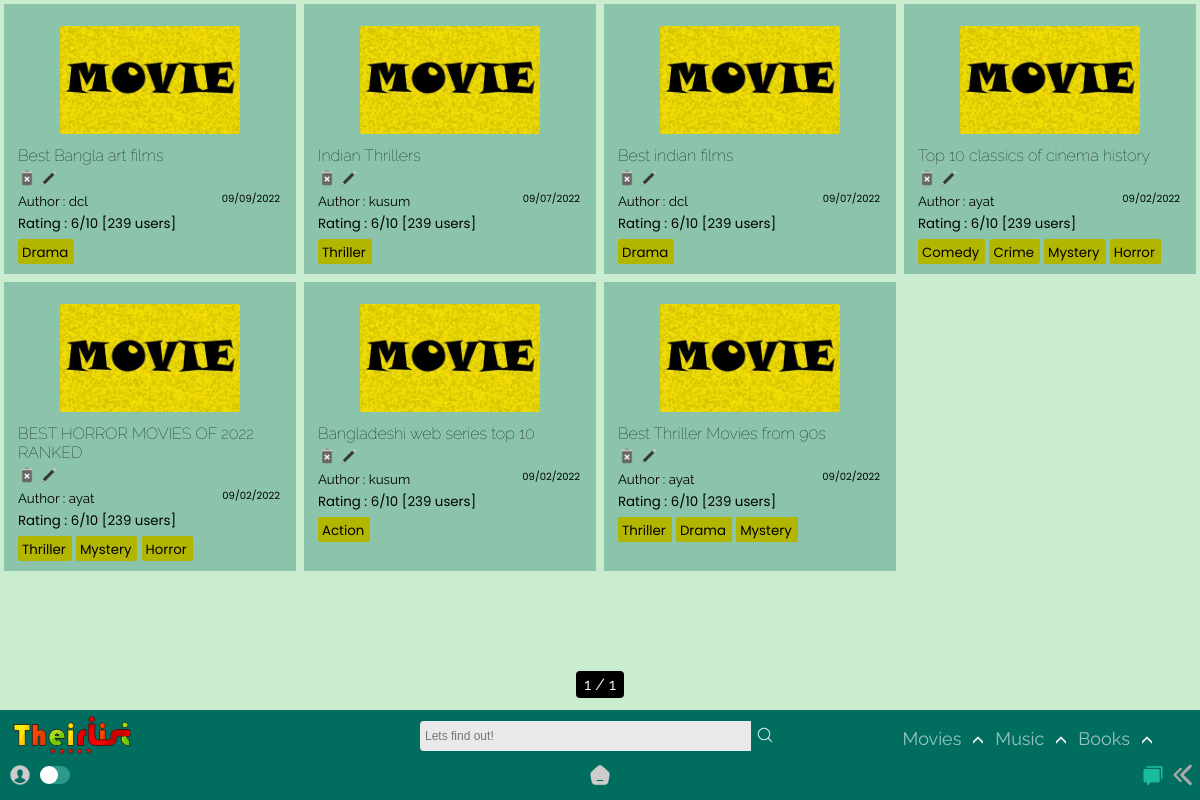
The app's page /home/list/, older data.
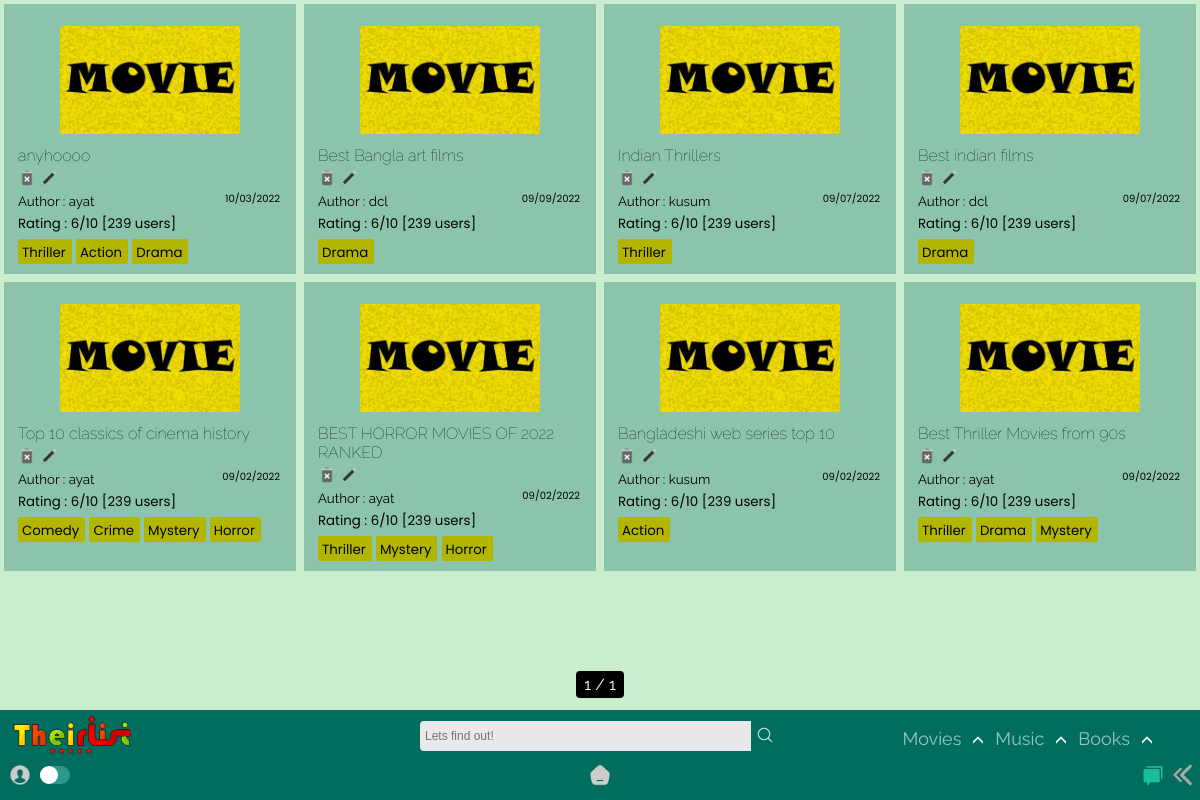
The same page, newer data.
### app/models.py (models this page shows, shortened)
class List(models.Model):
    title = models.CharField(max_length=65)
    genre = models.ManyToManyField('Genre')
    creator = models.ForeignKey(User,on_delete=models.SET_NULL,blank=True, null=True)
    posted = models.DateTimeField(auto_now_add=True)
    content = RichTextField(null=True,default=' ')
    type = models.CharField(max_length=10,default="Movie")
    slug = models.SlugField(max_length= 300,null=True, blank = True, unique=True)

class Genre(models.Model):
    name = models.CharField(max_length=150)
    def __str__(self):
        return self.name

### app/views.py (the view)
# urls.py: path('list/',TheirListView.as_view(),name = 'list'),
class TheirListView(ListView): #movies
    model = List
    paginate_by = 8
    template_name ='app/List_list.html'
    def get_queryset(self, *args, **kwargs):
        qs = super().get_queryset(*args, **kwargs)
        qs = qs.order_by("-id")
        return qs
    def get_context_data(self, **kwargs):
        context = super().get_context_data(**kwargs)
        modell = Review.objects.all()
        context["modam"] = modell
        return context

### templates/app/List_list.html (shortened to what this page needs)
{% extends "index.html" %}
{% load static %}
{% block content %}
<section>
  <div class="contain-sec" id="contain-sec8">
    {% for lola in object_list %}
    <div class="elements">
      <div class="thumb">
        <img src="{% static 'app/images/movie-poster.jpg' %}" width="100px" />
      </div>
      <div class="Title">
        <a href="{{lola.slug}}/"><h4 class="tit">{{lola.title}}</h4></a>
        {% if user.id == lola.creator.id %}
        <a href="{% url 'app:delete_movie' lola.slug %}"><img src ="{% static 'app/images/delete.png' %}"></a>
        <a href="{% url 'app:update_list' lola.slug %}"><img src ="{% static 'app/images/edit.png' %}"></a>
        {% else %}
        <img src ="{% static 'app/images/delete-dis.png' %}">
        <img src ="{% static 'app/images/edit-dis.png' %}">
        {% endif %}
      </div>
      <div class="Author">
        <small>Author : {{lola.creator.username}}<span>{{lola.posted|date:"SHORT_DATE_FORMAT"}}</span></small>
      </div>
      <div class="rating"><small>Rating : 6/10 [239 users]</small></div>
        {% for tag in lola.genre.all %}
        <div class="Genre">
          <a href="{% url 'app:film' query=tag %}">
        <small>{{ tag }}</small>
          </a>
        </div>
          {% empty %}
          No tags!
        {% endfor %}
    </div>
    {% endfor %}
  </div>
  <div class="pagination_pages">
    <span class="step-links">
        <span class="current">
        {{ page_obj.number }} / {{ page_obj.paginator.num_pages }}
        </span>
    </span>
  </div>
</section>
{% endblock content %}

Row changes from the older to the newer data that the page shows:
added List: title "anyhoooo", creator.username "ayat", posted "10/03/2022", Genre (name "Thriller"), Genre (name "Action"), Genre (name "Drama")
